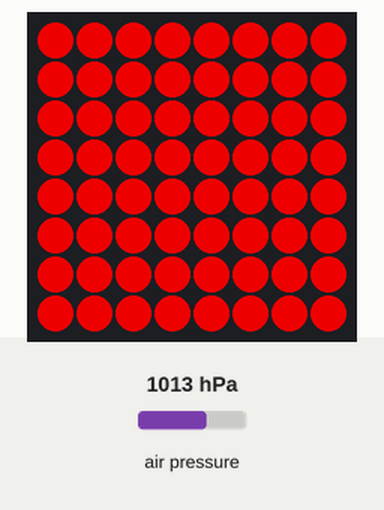
This program was run on a simulated Raspberry Pi (BCM pin numbers) with a Sense HAT. Shown: the Sense HAT's 8×8 RGB LED matrix. Inputs (shaded band) come from the test bench; at power-on: air pressure 1013 hPa. What the program prints to the terminal is not drawn.

Above: at 1.7 s.
1.8 s: air pressure set to 952 hPa
Timing chart, 0 to 4.8 s (numbered marks = the images above; inputs shaded):
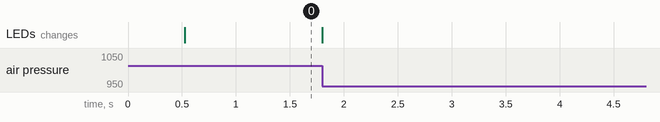

The program:

anim.py
```python
from sense_hat import SenseHat
from time import sleep

circle = [[0, 0, 0], [0, 0, 0], [0, 0, 0], [96, 100, 96], [96, 100, 96], [0, 0, 0], [0, 0, 0], [0, 0, 0], [0, 0, 0], [0, 0, 0], [96, 100, 96], [96, 100, 96], [96, 100, 96], [96, 100, 96], [0, 0, 0], [0, 0, 0], [0, 0, 0], [96, 100, 96], [96, 100, 96], [0, 0, 0], [0, 0, 0], [96, 100, 96], [96, 100, 96], [0, 0, 0], [96, 100, 96], [96, 100, 96], [0, 0, 0], [0, 0, 0], [0, 0, 0], [0, 0, 0], [96, 100, 96], [96, 100, 96], [96, 100, 96], [96, 100, 96], [0, 0, 0], [0, 0, 0], [0, 0, 0], [0, 0, 0], [96, 100, 96], [96, 100, 96], [0, 0, 0], [96, 100, 96], [96, 100, 96], [0, 0, 0], [0, 0, 0], [96, 100, 96], [96, 100, 96], [0, 0, 0], [0, 0, 0], [0, 0, 0], [96, 100, 96], [96, 100, 96], [96, 100, 96], [96, 100, 96], [0, 0, 0], [0, 0, 0], [0, 0, 0], [0, 0, 0], [0, 0, 0], [96, 100, 96], [96, 100, 96], [0, 0, 0], [0, 0, 0], [0, 0, 0]]

s = SenseHat()
waste = s.get_pressure()
base_intensity = 200
sleep(0.5)

base = s.get_pressure()

while(True):
    pressure = s.get_pressure()

    rel_intensity = pressure / base

    pressure_diff = rel_intensity - float(round(rel_intensity))

    #print(pressure_diff)
    intensity = float(base_intensity) + (pressure_diff * 10)

    print(intensity)
    colour = (int(intensity),0,0)
    s.clear(colour)
```
